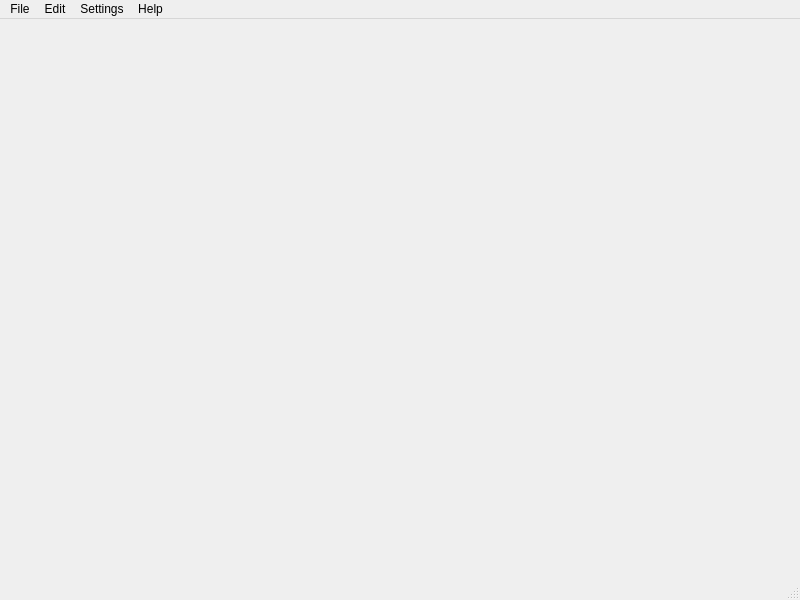
<?xml version="1.0" encoding="UTF-8"?>
<ui version="4.0">
 <class>EditorClass</class>
 <widget class="QMainWindow" name="EditorClass">
  <property name="geometry">
   <rect>
    <x>0</x>
    <y>0</y>
    <width>800</width>
    <height>600</height>
   </rect>
  </property>
  <property name="windowTitle">
   <string>Multi Theft Auto - Script Editor</string>
  </property>
  <widget class="QWidget" name="centralWidget"/>
  <widget class="QMenuBar" name="menuBar">
   <property name="geometry">
    <rect>
     <x>0</x>
     <y>0</y>
     <width>800</width>
     <height>21</height>
    </rect>
   </property>
   <widget class="QMenu" name="menuMenu">
    <property name="title">
     <string>File</string>
    </property>
    <addaction name="actionNew"/>
    <addaction name="actionOpen"/>
    <addaction name="separator"/>
    <addaction name="actionSave"/>
    <addaction name="actionSave_as"/>
    <addaction name="actionSave_all"/>
    <addaction name="separator"/>
    <addaction name="actionClose"/>
   </widget>
   <widget class="QMenu" name="menuHelp">
    <property name="title">
     <string>Help</string>
    </property>
    <addaction name="actionMTA_Homepage"/>
    <addaction name="actionMTA_Bugs"/>
    <addaction name="actionMTA_Wiki"/>
    <addaction name="actionMTA_Forum"/>
    <addaction name="separator"/>
    <addaction name="actionAbout"/>
   </widget>
   <widget class="QMenu" name="menuSettings">
    <property name="title">
     <string>Settings</string>
    </property>
    <addaction name="actionPreferences"/>
   </widget>
   <widget class="QMenu" name="menuEdit">
    <property name="title">
     <string>Edit</string>
    </property>
   </widget>
   <addaction name="menuMenu"/>
   <addaction name="menuEdit"/>
   <addaction name="menuSettings"/>
   <addaction name="menuHelp"/>
  </widget>
  <widget class="QStatusBar" name="statusBar"/>
  <action name="actionClose">
   <property name="text">
    <string>Close</string>
   </property>
  </action>
  <action name="actionScripting_Help">
   <property name="text">
    <string>Scripting Help</string>
   </property>
  </action>
  <action name="actionAbout">
   <property name="text">
    <string>About</string>
   </property>
  </action>
  <action name="actionMTA_Wiki">
   <property name="text">
    <string>MTA Wiki</string>
   </property>
  </action>
  <action name="actionMTA_Forum">
   <property name="text">
    <string>MTA Forum</string>
   </property>
  </action>
  <action name="actionNew">
   <property name="text">
    <string>New...</string>
   </property>
  </action>
  <action name="actionSave">
   <property name="text">
    <string>Save</string>
   </property>
  </action>
  <action name="actionSave_as">
   <property name="text">
    <string>Save As...</string>
   </property>
  </action>
  <action name="actionSave_all">
   <property name="text">
    <string>Save All</string>
   </property>
  </action>
  <action name="actionOpen">
   <property name="text">
    <string>Open...</string>
   </property>
  </action>
  <action name="actionMTA_Homepage">
   <property name="text">
    <string>MTA Homepage</string>
   </property>
  </action>
  <action name="actionMTA_Bugs">
   <property name="text">
    <string>MTA Bugs</string>
   </property>
  </action>
  <action name="actionPreferences">
   <property name="text">
    <string>Preferences...</string>
   </property>
  </action>
 </widget>
 <layoutdefault spacing="6" margin="11"/>
 <resources>
  <include location="editor.qrc"/>
 </resources>
 <connections/>
</ui>
